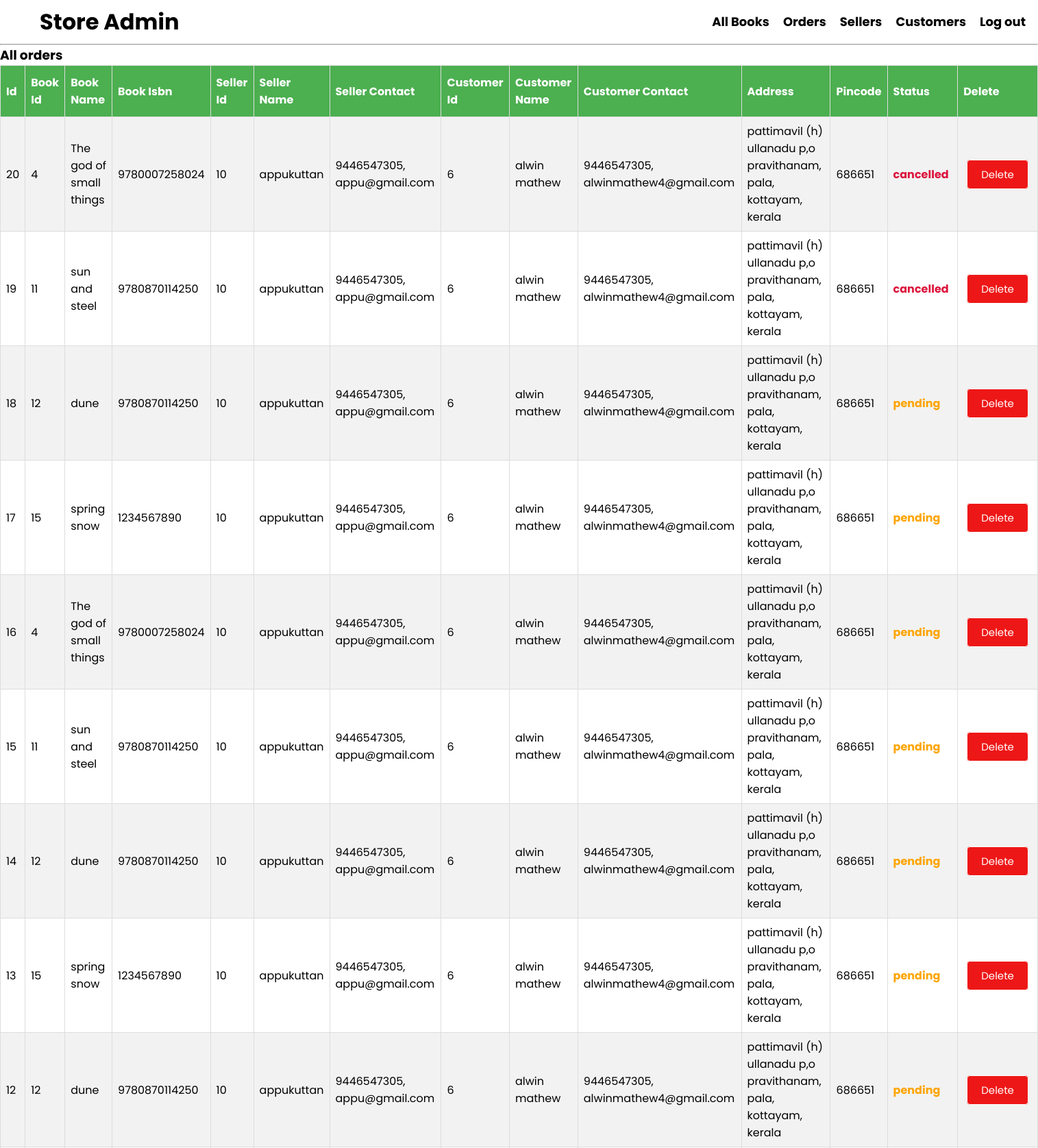
Screenshot of /admin/allorders.php (signed in, upper part) with the database file from the repository.
### tables this page shows
CREATE TABLE IF NOT EXISTS `orders` (
  `oid` int NOT NULL AUTO_INCREMENT,
  `bid` int NOT NULL,
  `uid` int NOT NULL,
  `pincode` int NOT NULL,
  `addr` varchar(128) DEFAULT NULL,
  `city` varchar(64) DEFAULT NULL,
  `dist` varchar(64) DEFAULT NULL,
  `state` varchar(24) DEFAULT NULL,
  `status` varchar(15) NOT NULL DEFAULT 'pending',
  `c_fname` varchar(120) DEFAULT NULL,
  `c_ph` varchar(20) DEFAULT NULL,
  `c_email` varchar(64) DEFAULT NULL,
  PRIMARY KEY (`oid`),
  KEY `bid` (`bid`),
  KEY `uid` (`uid`)
);

CREATE TABLE IF NOT EXISTS `books` (
  `bid` int NOT NULL AUTO_INCREMENT,
  `book_name` varchar(120) NOT NULL,
  `book_isbn` varchar(120) NOT NULL,
  `book_img` varchar(120) NOT NULL,
  `book_desc` varchar(1000) NOT NULL,
  `book_stock` int DEFAULT NULL,
  `book_price` int DEFAULT NULL,
  `seller_id` int DEFAULT NULL,
  `category` varchar(120) DEFAULT NULL,
  `book_year` int NOT NULL,
  `book_author` varchar(20) DEFAULT NULL,
  PRIMARY KEY (`bid`),
  KEY `seller_id` (`seller_id`)
);

CREATE TABLE IF NOT EXISTS `users` (
  `usersId` int NOT NULL AUTO_INCREMENT,
  `username` varchar(128) NOT NULL,
  `fname` varchar(128) NOT NULL,
  `lname` varchar(128) NOT NULL,
  `email` varchar(128) NOT NULL,
  `phoneno` varchar(128) NOT NULL,
  `userpass` varchar(200) NOT NULL,
  `auth` int DEFAULT '2',
  PRIMARY KEY (`usersId`),
  UNIQUE KEY `userpass` (`userpass`)
);

### backend/function.inc.php (called while the page is built, shortened)
<?php
function getBooks($conn,$sql){
  $stmt = mysqli_stmt_init($conn);
  if (!mysqli_stmt_prepare($stmt,$sql)){
   echo("statement failed");
    exit();
  }
  mysqli_stmt_execute($stmt);
  $resultData = mysqli_stmt_get_result($stmt);
  if(mysqli_num_rows($resultData)>0){
    $result = $resultData;
    return $result;
  }
  else{
    $result = false;
    return $result;
  }
}

### admin/allorders.php (the view, shortened to what this page needs)
<?php
require "../templates/adminnav.php";
require "../backend/dbh.inc.php";
require "../backend/function.inc.php";
?>
  <?php
      $sql="SELECT t1.oid, t1.bid,t1.uid,t1.pincode, t1.addr, t1.city, t1.dist, t1.state, t1.status,
      t2.book_name,t2.book_isbn,
      t3.username,t3.fname,t3.lname,t3.email,t3.phoneno,
      t4.usersId AS sellerId,t4.username AS sellername,t4.email AS selleremail,t4.phoneno As sellerphn
      FROM orders t1
      INNER JOIN books t2
      ON t2.bid=t1.bid
      INNER JOIN users t3
      ON t1.uid=t3.usersId
      INNER JOIN users t4
      on t2.seller_id=t4.usersId
      ORDER BY t1.oid DESC;";
      $products=getBooks($conn,$sql);
      if($products!==false){
        echo('
        <h3>All  orders</h3>
        <table id="customers">
        <tr>
        <th>Id</th>
        <th>Book Id</th>
        <th>Book Name</th>
        <th>Book Isbn</th>
        <th>Seller Id</th>
        <th>Seller Name</th>
        <th>Seller Contact</th>
        <th>Customer Id</th>
        <th>Customer Name</th>
        <th>Customer Contact</th>
        <th>Address</th>
        <th>Pincode</th>
        <th>Status</th>
        <th>Delete</th>
        </tr>
        ');
        while($row = mysqli_fetch_assoc($products)){
          $state =$row['status'];
          if("$state" === "pending"){$colordef ='orange';}
          else if("$state" === "cancelled"){$colordef ='#dc143c';}
          else{$colordef ='green';}
          echo('
          <tr>
          <td>'.$row['oid'].'</td>
          <td>'.$row['bid'].'</td>
          <td>'.$row['book_name'].'</td>
          <td>'.$row['book_isbn'].'</td>
          <td>'.$row['sellerId'].'</td>
          <td>'.$row['sellername'].'</td>
          <td>'.$row['sellerphn'].', '.$row['selleremail'].'</td>
          <td>'.$row['uid'].'</td>
          <td>'.$row['fname'].''." ".''.$row['lname'].'</td>
          <td>'.$row['phoneno'].', '.$row['email'].'</td>
          <td>'.$row['addr'].', '.$row['city'].', '.$row['dist'].', '.$row['state'].'</td>
          <td>'.$row['pincode'].'</td>
          <td style="font-weight: bold;color:'.$colordef.'">'.$row['status'].'</td>
          <td><a class = "button btn_red"href="./functions.php?orderid='.$row["oid"].'">Delete</a></td>
        </tr>
        ');
        }
      }
      else{
          echo('
         <h4>You have no orders :( </h4>
         ');
      }
       ?>
</table>

### style/styles.css (style rules this page uses)
* { font-family: 'Poppins', sans-serif; color:black; text-decoration: none; margin: 0px; }
.button { background-color: #4C8FFB; border:1px solid; color:rgb(255, 255, 255); font-size:15px; padding: 10px 20px; margin:5px; border-radius:5px; outline:none; cursor: pointer }
.btn_red { background-color: rgb(238, 23, 23); }
#customers { border-collapse: collapse; width: 100%; }
#customers td, #customers th { border: 1px solid #ddd; padding: 8px; }
#customers tr:nth-child(even) { background-color: #f2f2f2; }
#customers th { padding-top: 12px; padding-bottom: 12px; text-align: left; background-color: #4CAF50; color: white; }

### rows the page displays
orders: oid "20", bid "4", bid.book_name "The god of small things", bid.book_isbn "9780007258024", users.usersId "10", users.username "appukuttan", users.phoneno "9446547305", users.email "appu@gmail.com", uid "6", uid.fname "alwin", uid.lname "mathew", uid.phoneno "9446547305", uid.email "alwinmathew4@gmail.com", addr "pattimavil (h) ullanadu p,o pravithanam", city "pala", dist "kottayam", state "kerala", pincode "686651", status "cancelled"
orders: oid "19", bid "11", bid.book_name "sun and steel", bid.book_isbn "9780870114250", users.usersId "10", users.username "appukuttan", users.phoneno "9446547305", users.email "appu@gmail.com", uid "6", uid.fname "alwin", uid.lname "mathew", uid.phoneno "9446547305", uid.email "alwinmathew4@gmail.com", addr "pattimavil (h) ullanadu p,o pravithanam", city "pala", dist "kottayam", state "kerala", pincode "686651", status "cancelled"
orders: oid "18", bid "12", bid.book_name "dune", bid.book_isbn "9780870114250", users.usersId "10", users.username "appukuttan", users.phoneno "9446547305", users.email "appu@gmail.com", uid "6", uid.fname "alwin", uid.lname "mathew", uid.phoneno "9446547305", uid.email "alwinmathew4@gmail.com", addr "pattimavil (h) ullanadu p,o pravithanam", city "pala", dist "kottayam", state "kerala", pincode "686651", status "pending"
orders: oid "17", bid "15", bid.book_name "spring snow", bid.book_isbn "1234567890", users.usersId "10", users.username "appukuttan", users.phoneno "9446547305", users.email "appu@gmail.com", uid "6", uid.fname "alwin", uid.lname "mathew", uid.phoneno "9446547305", uid.email "alwinmathew4@gmail.com", addr "pattimavil (h) ullanadu p,o pravithanam", city "pala", dist "kottayam", state "kerala", pincode "686651", status "pending"
orders: oid "16", bid "4", bid.book_name "The god of small things", bid.book_isbn "9780007258024", users.usersId "10", users.username "appukuttan", users.phoneno "9446547305", users.email "appu@gmail.com", uid "6", uid.fname "alwin", uid.lname "mathew", uid.phoneno "9446547305", uid.email "alwinmathew4@gmail.com", addr "pattimavil (h) ullanadu p,o pravithanam", city "pala", dist "kottayam", state "kerala", pincode "686651", status "pending"
orders: oid "15", bid "11", bid.book_name "sun and steel", bid.book_isbn "9780870114250", users.usersId "10", users.username "appukuttan", users.phoneno "9446547305", users.email "appu@gmail.com", uid "6", uid.fname "alwin", uid.lname "mathew", uid.phoneno "9446547305", uid.email "alwinmathew4@gmail.com", addr "pattimavil (h) ullanadu p,o pravithanam", city "pala", dist "kottayam", state "kerala", pincode "686651", status "pending"
orders: oid "14", bid "12", bid.book_name "dune", bid.book_isbn "9780870114250", users.usersId "10", users.username "appukuttan", users.phoneno "9446547305", users.email "appu@gmail.com", uid "6", uid.fname "alwin", uid.lname "mathew", uid.phoneno "9446547305", uid.email "alwinmathew4@gmail.com", addr "pattimavil (h) ullanadu p,o pravithanam", city "pala", dist "kottayam", state "kerala", pincode "686651", status "pending"
orders: oid "13", bid "15", bid.book_name "spring snow", bid.book_isbn "1234567890", users.usersId "10", users.username "appukuttan", users.phoneno "9446547305", users.email "appu@gmail.com", uid "6", uid.fname "alwin", uid.lname "mathew", uid.phoneno "9446547305", uid.email "alwinmathew4@gmail.com", addr "pattimavil (h) ullanadu p,o pravithanam", city "pala", dist "kottayam", state "kerala", pincode "686651", status "pending"
orders: oid "12", bid "12", bid.book_name "dune", bid.book_isbn "9780870114250", users.usersId "10", users.username "appukuttan", users.phoneno "9446547305", users.email "appu@gmail.com", uid "6", uid.fname "alwin", uid.lname "mathew", uid.phoneno "9446547305", uid.email "alwinmathew4@gmail.com", addr "pattimavil (h) ullanadu p,o pravithanam", city "pala", dist "kottayam", state "kerala", pincode "686651", status "pending"
